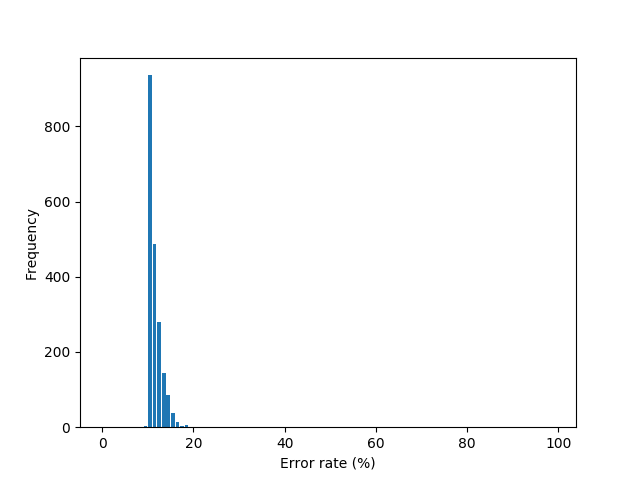

Generate this figure with Python:
# from pylab import *
import matplotlib.pyplot as plt
import numpy as np
import random  
import pprint
import copy

# define Perceptron Hypothesis	
def h(w, x):
	if np.dot(w, x) > 0:
		return 1
	else:
		return -1

# load train data
datas = np.loadtxt("hw1_18_train.dat")  
x = np.zeros((len(datas), 5))
y = np.zeros((len(datas), 1))
for i in range(len(datas)):
	x[i] = np.append([1], np.delete(datas[i],4))
	y[i] = datas[i][4]

# load test data 
test_datas = np.loadtxt("hw1_18_test.dat")
xt = np.zeros((len(test_datas), 5))
yt = np.zeros((len(test_datas), 1))
for i in range(len(test_datas)):
    xt[i] = np.append([1], np.delete(test_datas[i],4))
    yt[i] = test_datas[i][4]  

# 先產生放置2000次結果之陣列
repeat = 2000
result = np.zeros((1, repeat))

for times in range(repeat):
	# 產生random data
	random_sort = range(len(x))
	# random.sample -> 從參數1中隨機選取參數2個元素
	random_index = random.sample(random_sort, len(x))

	# 每次開始時w都需歸零
	w = np.zeros((1, 5))
	wn = np.zeros((1, 5)) # w with least error rate in train data so far

	# w update 次數
	update = 0

	# least error rate
	least_error = 1 * len(datas) # 先假設w在資料上全錯
	for i in range(len(datas)):
		if (update == 100): # 只更新100次
			break
		j = random_index[i]
		g = h(w, x[j])
		if g != y[j]:
			# w += y[j] * x[j] -> python少用+=會出包
			# 因為他是生成一個新物件在綁定過去
			# 原本的值變垃圾還是在那邊，容易誤導
			w = w + y[j] * x[j]
			update += 1
						
			error = 0
			for k in range(len(datas)):
				g_err = h(w, x[k])
				if g_err != y[k]:
					error += 1

			if error < least_error:
				least_error = error
				# 將值賦值給另一個變數時
				# 最好使用copy
				# 如果使用參照容易被原本變垃圾的物件影響到
				wn = copy.deepcopy(w) 
	error_test = 0            
	for i in range(len(test_datas)):
		g_test = h(wn, xt[i])
		if g_test != yt[i]:
			error_test += 1	
	result[0][times] = (error_test / len(test_datas)) * 100

print("The average error rate in test data is: ", np.average(result[0]),"%")
bins = range(100)
plt.hist(result[0], bins, histtype='bar', rwidth=0.8)
plt.xlabel("Error rate (%)")
plt.ylabel("Frequency")
plt.savefig('hw1_19.png')
#plt.savefig('hw1_19.pdf')
plt.show()